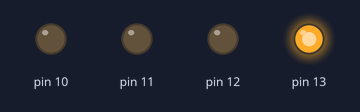
Recording of a sketch running on a simulated Arduino Uno, built with avr-gcc and run on an emulated ATmega328P. Shown: output pins drawn as LEDs (lit = HIGH).

Above: at 0.05 s.
At 3.85 s:
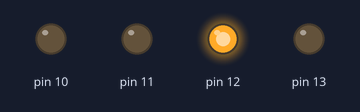
At 5.85 s:
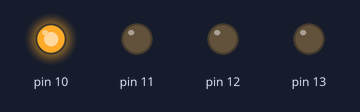
At 7.75 s:
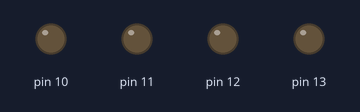
Timing chart, 0 to 8.1 s (numbered marks = the images above):
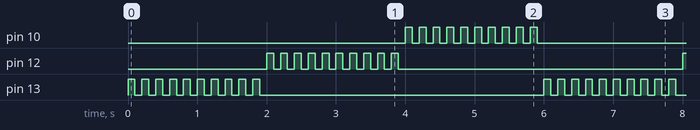

The sketch:

practice_oop_fin.ino
```cpp
#include "LED.h"

//Create blueprints
LED led1(13);
LED led2(12);
LED led3(11);
LED sound(10);

void setup() {

}

void loop() {
  led1.led_blinking();
  led2.led_blinking();
  sound.led_blinking();
}
```

LED.cpp
```cpp
#include "LED.h"
#include "Arduino.h"

// Constructin of blueprint and inialization
LED::LED(int ledPin) {
  pin = ledPin;
  pinMode(pin, OUTPUT);
}

// FUNCTIONS
void LED::led_on(){
  digitalWrite(pin, HIGH);
  delay(1000);
  digitalWrite(pin, LOW);
}

void LED::led_blinking() {
  int i = 0;
  while (i < 10) {
      digitalWrite(pin, HIGH);
      delay(100);
      digitalWrite(pin, LOW);
      delay(100);
      i++;
  }
}
```

LED.h
```cpp
#ifndef LED_H
#define LED_H

class LED {
  private:
    int pin;

  public:
    LED(int ledPin);

    // functions pratice
    void led_on();

    void led_blinking();

};
#endif
```

Measured:
- by itself, pin 10, pin 12, pin 13: repeats every 6.0 s: 9 × (LOW 0.10 s, HIGH 0.10 s), LOW 4.1 s, HIGH 0.10 s
